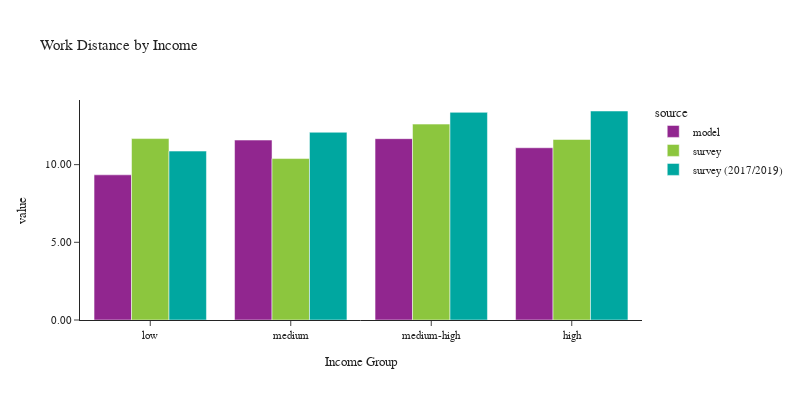

This figure's notebook cell:
### Code cell
plot_work_location(df_workers, 'hhincome_group', 'Income', 'Income Group')

### Figure 1 — Plotly figure (JSON) as saved in the notebook; plotly's stock layout.template omitted (floating-point values rounded to 4 significant figures)
{"data": [{"alignmentgroup": "True", "customdata": [[242804], [474680], [664033], [835333]], "hovertemplate": "source=model<br>hhincome_group=%{x}<br>value=%{y}<br>sample count=%{customdata[0]}<extra></extra>", "legendgroup": "model", "marker": {"color": "#91268F", "pattern": {"shape": ""}}, "name": "model", "offsetgroup": "model", "orientation": "v", "showlegend": true, "textposition": "auto", "type": "bar", "x": ["low", "medium", "medium-high", "high"], "xaxis": "x", "y": [9.343, 11.58, 11.67, 11.09], "yaxis": "y"}, {"alignmentgroup": "True", "customdata": [[614], [586], [895], [597]], "hovertemplate": "source=survey<br>hhincome_group=%{x}<br>value=%{y}<br>sample count=%{customdata[0]}<extra></extra>", "legendgroup": "survey", "marker": {"color": "#8CC63E", "pattern": {"shape": ""}}, "name": "survey", "offsetgroup": "survey", "orientation": "v", "showlegend": true, "textposition": "auto", "type": "bar", "x": ["low", "medium", "medium-high", "high"], "xaxis": "x", "y": [11.68, 10.39, 12.61, 11.62], "yaxis": "y"}, {"alignmentgroup": "True", "customdata": [[1458], [1651], [2030], [831]], "hovertemplate": "source=survey (2017/2019)<br>hhincome_group=%{x}<br>value=%{y}<br>sample count=%{customdata[0]}<extra></extra>", "legendgroup": "survey (2017/2019)", "marker": {"color": "#00A7A0", "pattern": {"shape": ""}}, "name": "survey (2017/2019)", "offsetgroup": "survey (2017/2019)", "orientation": "v", "showlegend": true, "textposition": "auto", "type": "bar", "x": ["low", "medium", "medium-high", "high"], "xaxis": "x", "y": [10.87, 12.08, 13.36, 13.45], "yaxis": "y"}], "layout": {"barmode": "group", "font": {"size": 11}, "height": 400, "legend": {"title": {"text": "source"}, "tracegroupgap": 0}, "title": {"text": "Work Distance by Income"}, "width": 800, "xaxis": {"anchor": "y", "domain": [0.0, 1.0], "title": {"text": "Income Group"}}, "yaxis": {"anchor": "x", "domain": [0.0, 1.0], "tickformat": ".2f", "title": {"text": "value"}}}}
